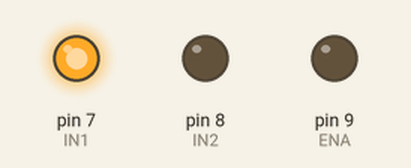
Simulated run of this sketch. Board: Arduino Uno, built with avr-gcc and run on an emulated ATmega328P. Shown: output pins drawn as LEDs (lit = HIGH).

Above: at 0.5 s.
At 2.0 s:
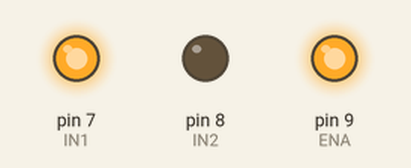
Timing chart, 0 to 7.8 s (numbered marks = the images above):
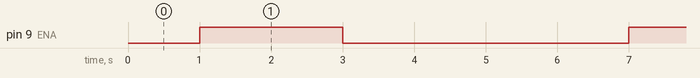

Measured:
- by itself, pin 9 (ENA): alternates HIGH for 2.0 s and LOW for 4.0 s

The sketch:

vel-salto.ino
```cpp
// Fallo (lección 10): rampa brusca, de 0 a 255 de golpe.
const int IN1 = 7;
const int IN2 = 8;
const int ENA = 9;

void setup() {
  pinMode(IN1, OUTPUT);
  pinMode(IN2, OUTPUT);
  digitalWrite(IN1, HIGH);
  digitalWrite(IN2, LOW);
}

void loop() {
  analogWrite(ENA, 0);
  delay(1000);
  analogWrite(ENA, 255);
  delay(2000);
  analogWrite(ENA, 0);
  delay(3000);
}
```
